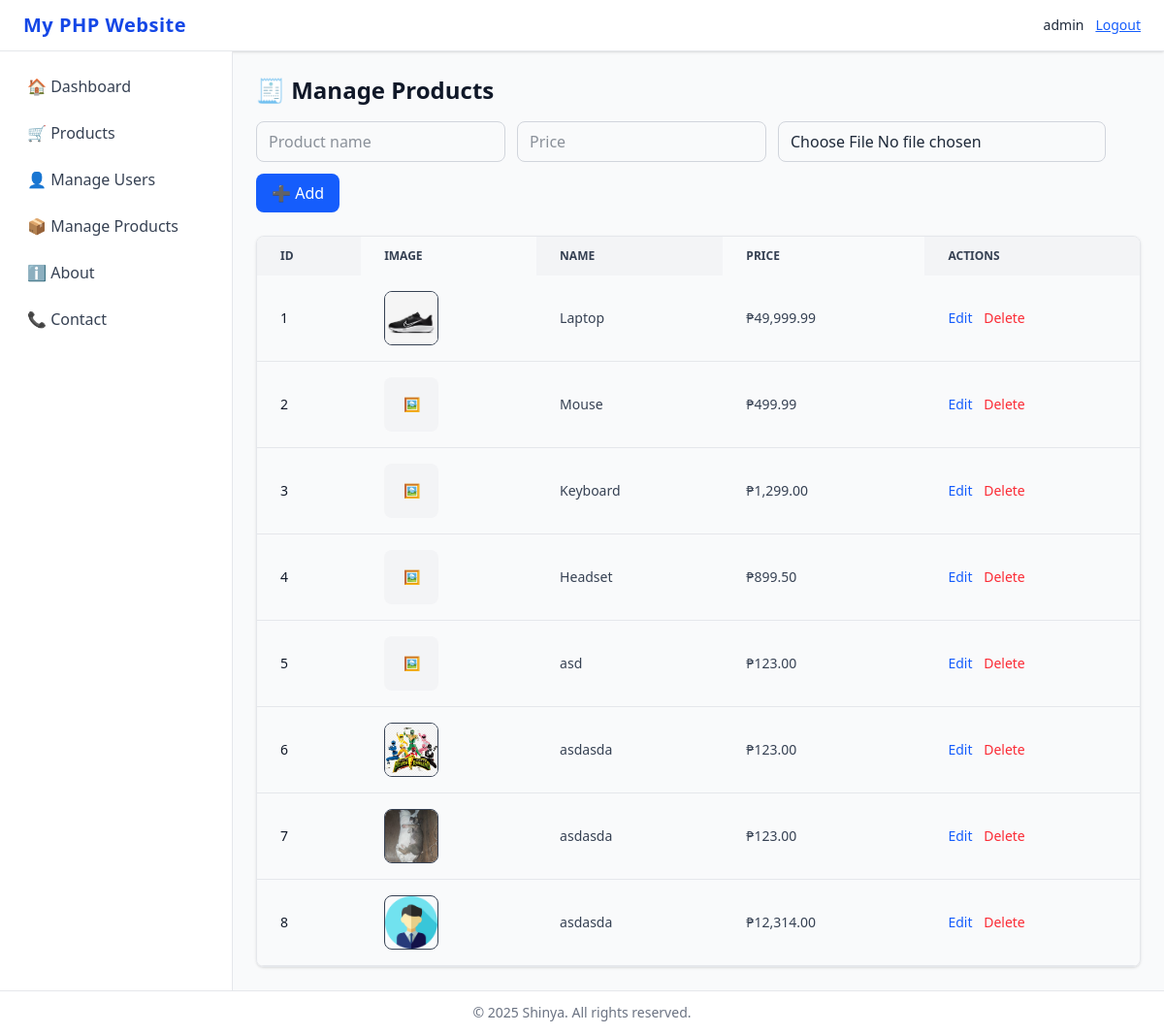
The app's page /index.php?page=manage_products (signed in) with its own data.
### tables this page shows
CREATE TABLE products (
    id INTEGER PRIMARY KEY AUTOINCREMENT,
    name TEXT NOT NULL,
    price REAL NOT NULL
, image TEXT);

### index.php (called while the page is built, shortened)
<?php
$page = $_GET['page'] ?? 'home';
$file = __DIR__ . "/pages/{$page}.php";
if (file_exists($file)) {
    include $file;
} else {
    $content = "<h1>404 - Page not found</h1>";
}
include __DIR__ . '/layout.php';

### pages/manage_products.php (the view, shortened to what this page needs)
<?php
$products = $conn->query("SELECT * FROM products ORDER BY id ASC")->fetchAll(PDO::FETCH_ASSOC);
?>
<h1 class="text-2xl font-bold text-gray-900 mb-4">🧾 Manage Products</h1>
<form method="post" enctype="multipart/form-data" class="flex flex-wrap gap-3 mb-6">
  <input type="text" name="name" placeholder="Product name" required
         class="border border-gray-300 rounded-lg px-3 py-2 focus:ring-2 focus:ring-blue-500">
  <input type="number" name="price" step="0.01" placeholder="Price" required
         class="border border-gray-300 rounded-lg px-3 py-2 focus:ring-2 focus:ring-blue-500">
  <input type="file" name="image" accept="image/*"
         class="border border-gray-300 rounded-lg px-3 py-2 focus:ring-2 focus:ring-blue-500">
  <button type="submit"
          class="bg-blue-600 text-white px-4 py-2 rounded-lg hover:bg-blue-700 transition">
    ➕ Add
  </button>
</form>
<div class="overflow-x-auto shadow rounded-lg border border-gray-200">
  <table class="w-full text-sm text-left text-gray-700">
    <thead class="text-xs text-gray-700 uppercase bg-gray-100">
      <tr>
        <th class="px-6 py-3">ID</th>
        <th class="px-6 py-3 bg-gray-50">Image</th>
        <th class="px-6 py-3">Name</th>
        <th class="px-6 py-3 bg-gray-50">Price</th>
        <th class="px-6 py-3">Actions</th>
      </tr>
    </thead>
    <tbody>
      <?php foreach ($products as $p):
          $image = $p['image'] ?? null;
        ?>
        <tr class="border-b border-gray-200">
          <th class="px-6 py-4 font-medium text-gray-900 bg-gray-50"><?= $p['id'] ?></th>
          <td class="px-6 py-4">
            <?php if (!empty($p['image'])): ?>
              <img src="pages/<?= htmlspecialchars($p['image']) ?>" class="w-14 h-14 object-cover rounded-lg border" alt="Product Image">
            <?php else: ?>
              <div class="w-14 h-14 flex items-center justify-center bg-gray-100 text-gray-400 rounded-lg">🖼️</div>
            <?php endif; ?>
          </td>
          <td class="px-6 py-4"><?= htmlspecialchars($p['name']) ?></td>
          <td class="px-6 py-4 bg-gray-50">₱<?= number_format($p['price'], 2) ?></td>
          <td class="px-6 py-4">
              <button
                class="text-blue-600 hover:underline edit-btn"
                data-id="<?= $p['id'] ?>"
                data-name="<?= htmlspecialchars($p['name'], ENT_QUOTES) ?>"
                data-price="<?= $p['price'] ?>"
                data-image="<?= htmlspecialchars($image, ENT_QUOTES) ?>">
                Edit
              </button>
            <a href="?page=manage_products&delete=<?= $p['id'] ?>"
               onclick="return confirm('Delete this product?')"
               class="text-red-500 hover:underline ml-2">Delete</a>
          </td>
        </tr>
      <?php endforeach; ?>
    </tbody>
  </table>
</div>

### records on screen
products: id "1", image (picture), name "Laptop", price "49,999.99"
products: id "2", name "Mouse", price "499.99"
products: id "3", name "Keyboard", price "1,299.00"
products: id "4", name "Headset", price "899.50"
products: id "5", name "asd", price "123.00"
products: id "6", image (picture), name "asdasda", price "123.00"
products: id "7", image (picture), name "asdasda", price "123.00"
products: id "8", image (picture), name "asdasda", price "12,314.00"

### other values on screen
APP_NAME "My PHP Website"
$_SESSION['user']['username'] "admin"
APP_AUTHOR "Shinya"
